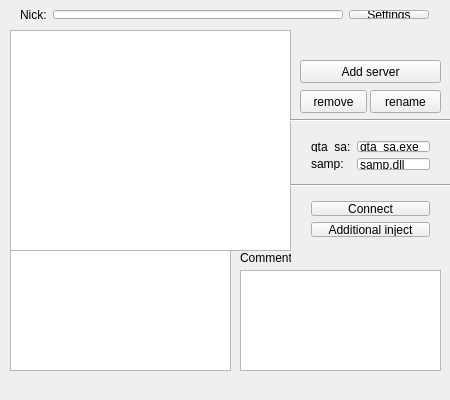
<?xml version="1.0" encoding="UTF-8"?>
<ui version="4.0">
 <class>SRauncher</class>
 <widget class="QMainWindow" name="SRauncher">
  <property name="geometry">
   <rect>
    <x>0</x>
    <y>0</y>
    <width>450</width>
    <height>400</height>
   </rect>
  </property>
  <property name="sizePolicy">
   <sizepolicy hsizetype="Expanding" vsizetype="Expanding">
    <horstretch>0</horstretch>
    <verstretch>0</verstretch>
   </sizepolicy>
  </property>
  <property name="minimumSize">
   <size>
    <width>450</width>
    <height>400</height>
   </size>
  </property>
  <property name="maximumSize">
   <size>
    <width>450</width>
    <height>400</height>
   </size>
  </property>
  <property name="baseSize">
   <size>
    <width>418</width>
    <height>370</height>
   </size>
  </property>
  <property name="windowTitle">
   <string>SRauncher</string>
  </property>
  <property name="layoutDirection">
   <enum>Qt::LeftToRight</enum>
  </property>
  <widget class="QWidget" name="centralWidget">
   <property name="sizePolicy">
    <sizepolicy hsizetype="Maximum" vsizetype="Maximum">
     <horstretch>0</horstretch>
     <verstretch>0</verstretch>
    </sizepolicy>
   </property>
   <property name="minimumSize">
    <size>
     <width>450</width>
     <height>379</height>
    </size>
   </property>
   <property name="maximumSize">
    <size>
     <width>450</width>
     <height>379</height>
    </size>
   </property>
   <property name="baseSize">
    <size>
     <width>418</width>
     <height>349</height>
    </size>
   </property>
   <property name="contextMenuPolicy">
    <enum>Qt::NoContextMenu</enum>
   </property>
   <property name="layoutDirection">
    <enum>Qt::LeftToRight</enum>
   </property>
   <widget class="QWidget" name="horizontalLayoutWidget">
    <property name="geometry">
     <rect>
      <x>9</x>
      <y>-1</y>
      <width>431</width>
      <height>31</height>
     </rect>
    </property>
    <layout class="QHBoxLayout" name="horizontalLayout">
     <item>
      <widget class="QLabel" name="txtNick">
       <property name="text">
        <string>Nick:</string>
       </property>
      </widget>
     </item>
     <item>
      <widget class="QLineEdit" name="edtNick"/>
     </item>
     <item>
      <widget class="QPushButton" name="btnSettings">
       <property name="text">
        <string>Settings</string>
       </property>
      </widget>
     </item>
    </layout>
   </widget>
   <widget class="QListWidget" name="srvList">
    <property name="geometry">
     <rect>
      <x>10</x>
      <y>30</y>
      <width>281</width>
      <height>221</height>
     </rect>
    </property>
    <property name="sortingEnabled">
     <bool>true</bool>
    </property>
   </widget>
   <widget class="QTextBrowser" name="srvInfo">
    <property name="geometry">
     <rect>
      <x>10</x>
      <y>250</y>
      <width>221</width>
      <height>121</height>
     </rect>
    </property>
   </widget>
   <widget class="Line" name="line">
    <property name="geometry">
     <rect>
      <x>290</x>
      <y>110</y>
      <width>161</width>
      <height>20</height>
     </rect>
    </property>
    <property name="orientation">
     <enum>Qt::Horizontal</enum>
    </property>
   </widget>
   <widget class="QPushButton" name="btnAddSrv">
    <property name="geometry">
     <rect>
      <x>300</x>
      <y>60</y>
      <width>141</width>
      <height>23</height>
     </rect>
    </property>
    <property name="text">
     <string>Add server</string>
    </property>
   </widget>
   <widget class="QWidget" name="formLayoutWidget">
    <property name="geometry">
     <rect>
      <x>300</x>
      <y>130</y>
      <width>141</width>
      <height>51</height>
     </rect>
    </property>
    <layout class="QFormLayout" name="formLayout">
     <item row="0" column="0">
      <widget class="QLabel" name="txtGta">
       <property name="text">
        <string>gta_sa:</string>
       </property>
      </widget>
     </item>
     <item row="0" column="1">
      <widget class="QLineEdit" name="edtGta">
       <property name="text">
        <string>gta_sa.exe</string>
       </property>
      </widget>
     </item>
     <item row="1" column="0">
      <widget class="QLabel" name="txtSamp">
       <property name="text">
        <string>samp:</string>
       </property>
      </widget>
     </item>
     <item row="1" column="1">
      <widget class="QLineEdit" name="edtSamp">
       <property name="text">
        <string>samp.dll</string>
       </property>
      </widget>
     </item>
    </layout>
   </widget>
   <widget class="QLabel" name="txtComment">
    <property name="geometry">
     <rect>
      <x>240</x>
      <y>250</y>
      <width>51</width>
      <height>16</height>
     </rect>
    </property>
    <property name="text">
     <string>Comment:</string>
    </property>
   </widget>
   <widget class="QTextEdit" name="edtComment">
    <property name="geometry">
     <rect>
      <x>240</x>
      <y>270</y>
      <width>201</width>
      <height>101</height>
     </rect>
    </property>
   </widget>
   <widget class="QWidget" name="horizontalLayoutWidget_2">
    <property name="geometry">
     <rect>
      <x>300</x>
      <y>30</y>
      <width>141</width>
      <height>22</height>
     </rect>
    </property>
    <layout class="QHBoxLayout" name="horizontalLayout_2">
     <item>
      <widget class="QLabel" name="txtIp">
       <property name="text">
        <string>IP:</string>
       </property>
      </widget>
     </item>
     <item>
      <widget class="QLineEdit" name="edtIp">
       <property name="text">
        <string>127.0.0.1:7777</string>
       </property>
      </widget>
     </item>
    </layout>
   </widget>
   <widget class="QPushButton" name="btnRemove">
    <property name="geometry">
     <rect>
      <x>300</x>
      <y>90</y>
      <width>67</width>
      <height>23</height>
     </rect>
    </property>
    <property name="text">
     <string>remove</string>
    </property>
   </widget>
   <widget class="QPushButton" name="btnRename">
    <property name="geometry">
     <rect>
      <x>370</x>
      <y>90</y>
      <width>71</width>
      <height>23</height>
     </rect>
    </property>
    <property name="text">
     <string>rename</string>
    </property>
   </widget>
   <widget class="Line" name="line_2">
    <property name="geometry">
     <rect>
      <x>290</x>
      <y>175</y>
      <width>161</width>
      <height>20</height>
     </rect>
    </property>
    <property name="orientation">
     <enum>Qt::Horizontal</enum>
    </property>
   </widget>
   <widget class="QWidget" name="layoutWidget">
    <property name="geometry">
     <rect>
      <x>300</x>
      <y>190</y>
      <width>141</width>
      <height>58</height>
     </rect>
    </property>
    <layout class="QVBoxLayout" name="verticalLayout">
     <item>
      <layout class="QHBoxLayout" name="horizontalLayout_4">
       <item>
        <widget class="QPushButton" name="btnConnect">
         <property name="text">
          <string>Connect</string>
         </property>
        </widget>
       </item>
      </layout>
     </item>
     <item>
      <layout class="QHBoxLayout" name="horizontalLayout_3">
       <item>
        <widget class="QPushButton" name="btnInject">
         <property name="text">
          <string>Additional inject</string>
         </property>
        </widget>
       </item>
      </layout>
     </item>
    </layout>
   </widget>
  </widget>
  <widget class="QMenuBar" name="menuBar">
   <property name="geometry">
    <rect>
     <x>0</x>
     <y>0</y>
     <width>450</width>
     <height>21</height>
    </rect>
   </property>
   <property name="sizePolicy">
    <sizepolicy hsizetype="Fixed" vsizetype="Fixed">
     <horstretch>0</horstretch>
     <verstretch>0</verstretch>
    </sizepolicy>
   </property>
  </widget>
 </widget>
 <layoutdefault spacing="6" margin="11"/>
 <resources/>
 <connections>
  <connection>
   <sender>srvList</sender>
   <signal>itemDoubleClicked(QListWidgetItem*)</signal>
   <receiver>btnRename</receiver>
   <slot>click()</slot>
   <hints>
    <hint type="sourcelabel">
     <x>281</x>
     <y>121</y>
    </hint>
    <hint type="destinationlabel">
     <x>398</x>
     <y>121</y>
    </hint>
   </hints>
  </connection>
 </connections>
</ui>
